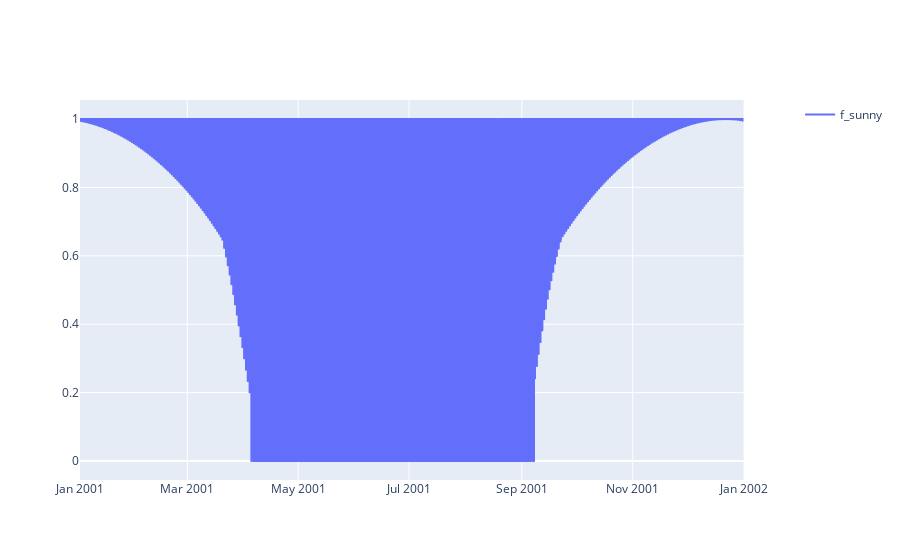

Notebook source saved alongside this figure:
### Code cell
sim.plot(pro.dates(),[pro.component("south_window_1").variable("f_sunny")])

### Figure 1 — Plotly figure (JSON) as saved in the notebook; plotly's stock layout.template omitted (floating-point values rounded to 4 significant figures; data arrays with more than 128 entries replaced by an {"elided": "..."} marker saying what was removed)
{"data": [{"hovertemplate": "date=%{x}<br>f_sunny=%{y}<extra></extra>", "legendgroup": "", "line": {"dash": "solid"}, "marker": {"symbol": "circle"}, "mode": "lines", "name": "f_sunny", "showlegend": true, "type": "scattergl", "x": {"elided": "8760 str values"}, "xaxis": "x", "y": {"elided": "8760 float values"}, "yaxis": "y"}], "layout": {"xaxis": {"anchor": "y", "domain": [0, 0.94]}, "yaxis": {"anchor": "x", "domain": [0, 1]}, "yaxis2": {"anchor": "x", "overlaying": "y", "side": "right"}}}
